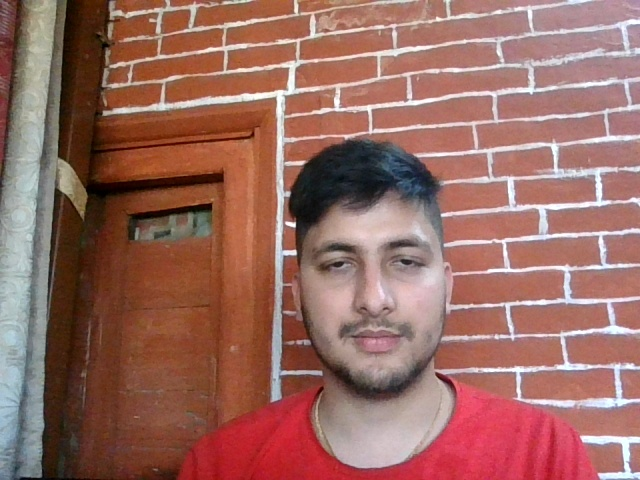
#> input picture images/0/image0000.jpg, 640 x 480 px, given in place of img2.jpg, which was not available
$ python training.py
#> lines starting #> are read from the running program, lines starting #| are printed output that depends on the picture; pictures that were not available may be replaced by others from this repository, and a replacement may not be noted
### face_recognition.py
import numpy as np
import cv2
import os

#face detection
def faceDetection(test_img):
    gray_img=cv2.cvtColor(test_img,cv2.COLOR_BGR2GRAY)
    face_haar=cv2.CascadeClassifier(cv2.data.haarcascades + "haarcascade_frontalface_alt.xml")
    faces=face_haar.detectMultiScale(gray_img,scaleFactor=1.3, minNeighbors=3)
    return faces,gray_img

#Label for training data

def labels_for_training_data(directory):
    faces=[]
    faceID=[]
    for path,subdirnames,filenames in os.walk(directory):
        for filename in filenames:
            if filename.startswith("."):
                print("Skipping system File")                                     # To skip other than image files
                continue
            id=os.path.basename(path)
            img_path=os.path.join(path,filename)
            print("img_path",img_path)
            print("id",id)
            test_img=cv2.imread(img_path)
            if test_img is None:                                                   # If file(image) is empty
                print("Not Loaded Properly")
                continue

            faces_rect,gray_img=faceDetection(test_img)                            # To put rectangle around faces
            (x,y,w,h)=faces_rect[0]                                                # roi = Region of intrest
            roi_gray=gray_img[y:y+w,x:x+h]                                         # size of box
            faces.append(roi_gray)
            faceID.append(int(id))
    return faces, faceID

def train_classifier(faces, faceID):
    face_recognizer=cv2.face.LBPHFaceRecognizer_create()
    face_recognizer.train(faces, np.array(faceID))
    return face_recognizer

def draw_rect(test_img,face):
    (x,y,w,h)=face
    cv2.rectangle(test_img,(x,y),(x+w,y+h),(0,255,0),thickness=3)

def put_text(test_img,label_name,x,y):
    cv2.putText(test_img,label_name,(x+3,y+3),cv2.FONT_HERSHEY_DUPLEX,3,(255,255,255),3)

def put_text2(test_img,label_name,x,y):
    cv2.putText(test_img,label_name,(x+3,y+3),cv2.FONT_HERSHEY_DUPLEX,1,(255,255,255),1)

### training.py
import numpy as np
import cv2
import os
import face_recognition as fr
#print(fr)

test_img=cv2.imread(r'C:\Users\times\Desktop\Face Recognition\test img\img2.jpg')
#> test_img is the input picture: shape (480, 640, 3); mean B, G, R 97, 106.1, 153.1
print(test_img)
#> (printed output is left out)
faces_detected,gray_img=fr.faceDetection(test_img)
#> in faceDetection, `gray_img=cv2.cvtColor(test_img,cv2.COLOR_BGR2GRAY)`:
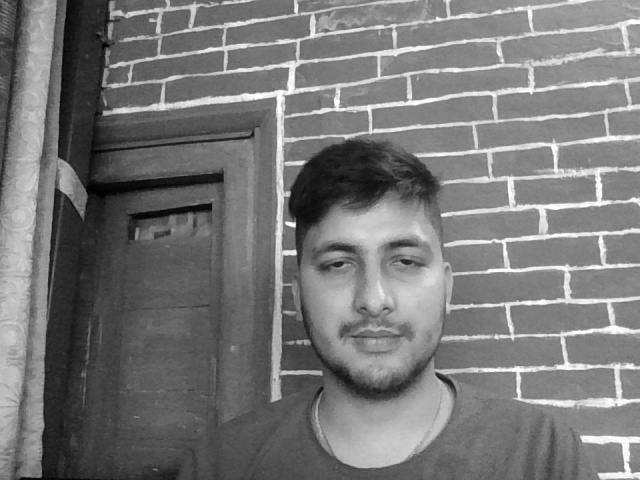
#> gray_img: shape (480, 640); min 0, max 255, mean 119.1
#> in faceDetection, `faces=face_haar.detectMultiScale(gray_img,scaleFactor=1.3, minNeighbor..`: faces = [[279, 196, 180, 180]]
#> faces_detected = [[279, 196, 180, 180]]
print("Face detected: ",faces_detected)
#| Face detected:  [[279 196 180 180]]
#> pass 2 of the loop in labels_for_training_data, `for path,subdirnames,filenames in os.walk(directory):`:
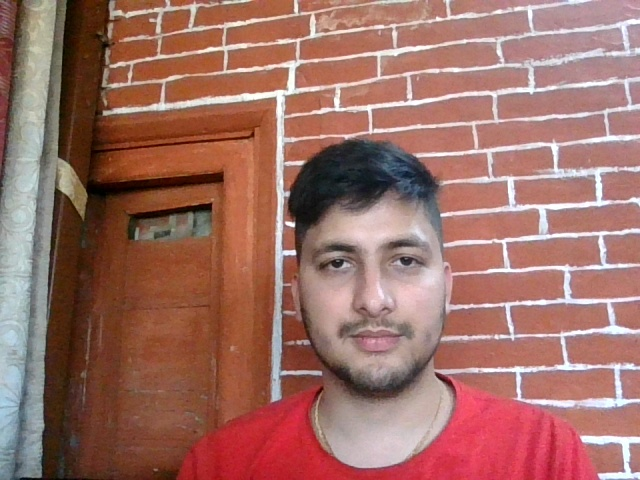
#> input picture images/0/image0001.jpg, 640 x 480 px
#> in labels_for_training_data, test_img is the input picture: shape (480, 640, 3); mean B, G, R 101.1, 110.4, 158
#> in faceDetection (call 2), `gray_img=cv2.cvtColor(test_img,cv2.COLOR_BGR2GRAY)`:
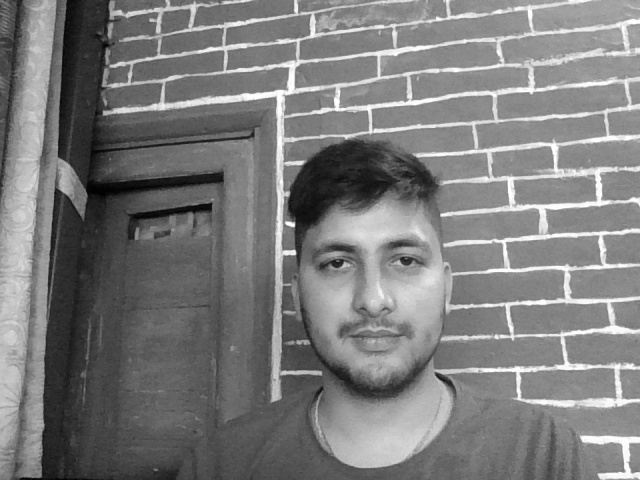
#> gray_img: shape (480, 640); min 0, max 255, mean 123.6
#> faces = [[281, 193, 180, 180]]
#> in labels_for_training_data, `(x,y,w,h)=faces_rect[0]`: x = 281; y = 193; w = 180
#> in labels_for_training_data, `roi_gray=gray_img[y:y+w,x:x+h]`:
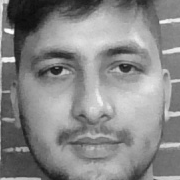
#> roi_gray: shape (180, 180); min 12, max 255, mean 136
#> pass 3 of the loop in labels_for_training_data, `for path,subdirnames,filenames in os.walk(directory):`:
#| id 1
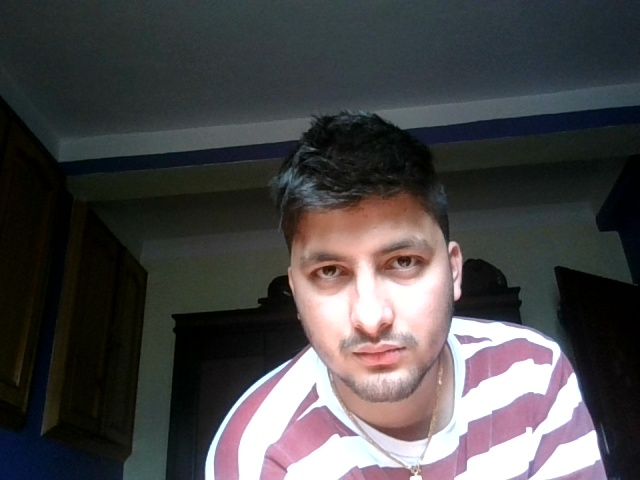
#> input picture images/1/image0000.jpg, 640 x 480 px
#> in labels_for_training_data, test_img is the input picture: shape (480, 640, 3); mean B, G, R 71.9, 70.9, 73
#> in faceDetection (call 5), `gray_img=cv2.cvtColor(test_img,cv2.COLOR_BGR2GRAY)`:
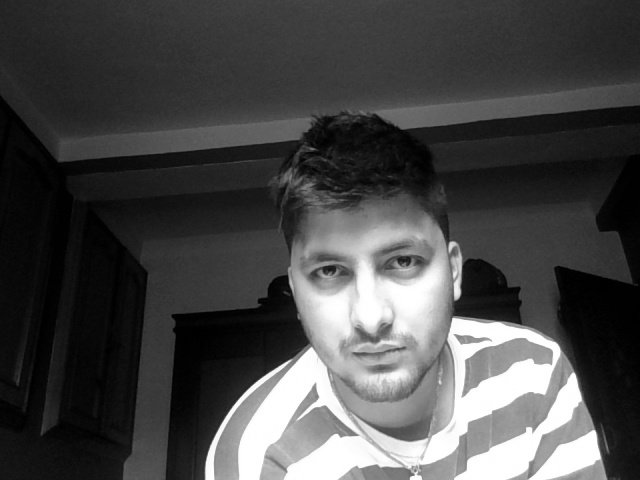
#> gray_img: shape (480, 640); min 0, max 255, mean 71.6
#> faces = [[273, 199, 188, 188]]
#> in labels_for_training_data, `(x,y,w,h)=faces_rect[0]`: x = 273; y = 199; w = 188
#> in labels_for_training_data, `roi_gray=gray_img[y:y+w,x:x+h]`:
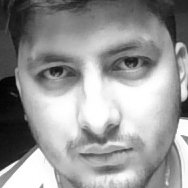
#> roi_gray: shape (188, 188); min 1, max 255, mean 150.7

#Training will begin from here

faces,faceID=fr.labels_for_training_data(r'C:\Users\user\Desktop\Face Recognition\images')
face_recognizer=fr.train_classifier(faces,faceID)
face_recognizer.save(r'C:\Users\times\Desktop\Face Recognition\trainingData.yml')

name={0: 'Saugat Acharya',1: 'Safal Acharya'}

for face in faces_detected:
    (x,y,w,h)=face
    roi_gray=gray_img[y:y+w,x:x+h]
    label,confidence=face_recognizer.predict(roi_gray)
    print(label)
    print(confidence)
    fr.draw_rect(test_img,face)
    predict_name=name[label]
    if(confidence>47):
        fr.put_text(test_img,'unknown',x,y)
    else:
        fr.put_text(test_img,predict_name,x,y)
#> this loop made 1 pass
#> pass 1, `roi_gray=gray_img[y:y+w,x:x+h]`:
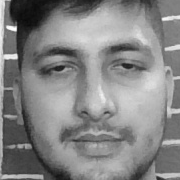
#> roi_gray: shape (180, 180); min 9, max 255, mean 133.2
#> after the loop:
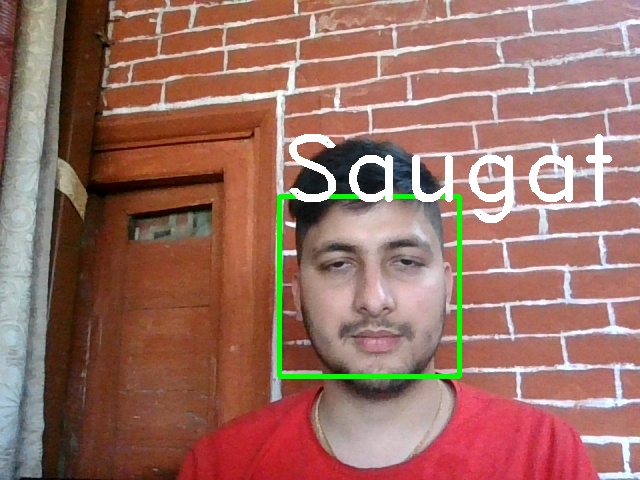
#> test_img: shape (480, 640, 3); mean B, G, R 98.9, 110.5, 154.1

resized_img=cv2.resize(test_img,(1000,700))
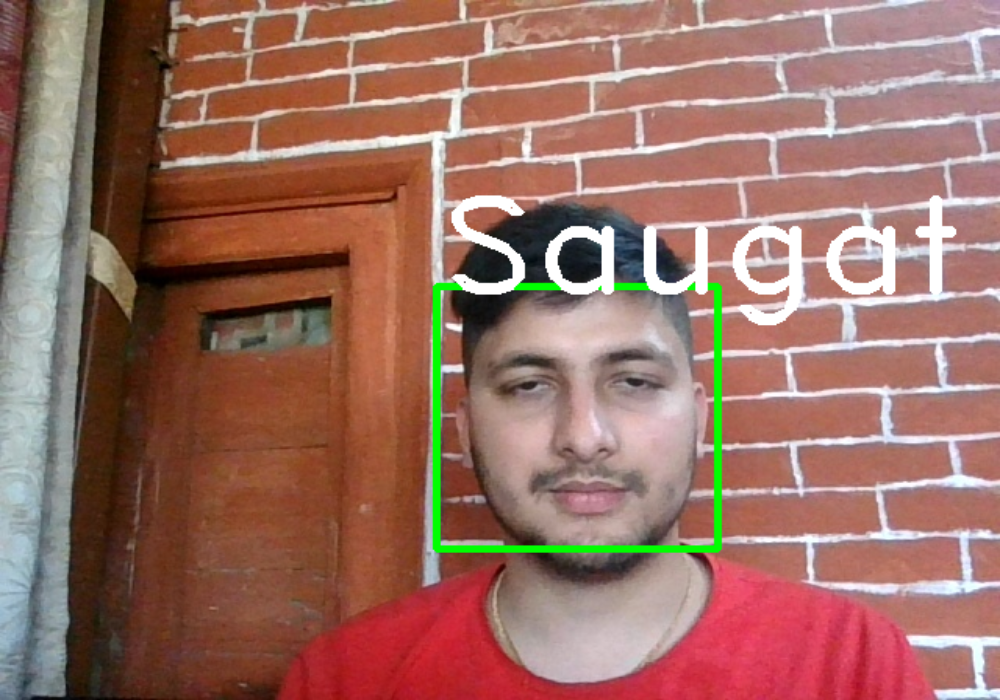
#> resized_img: shape (700, 1000, 3); mean B, G, R 98.7, 110.3, 154

cv2.imshow("face detection ",resized_img)
cv2.waitKey(0)
cv2.destroyAllWindows()
